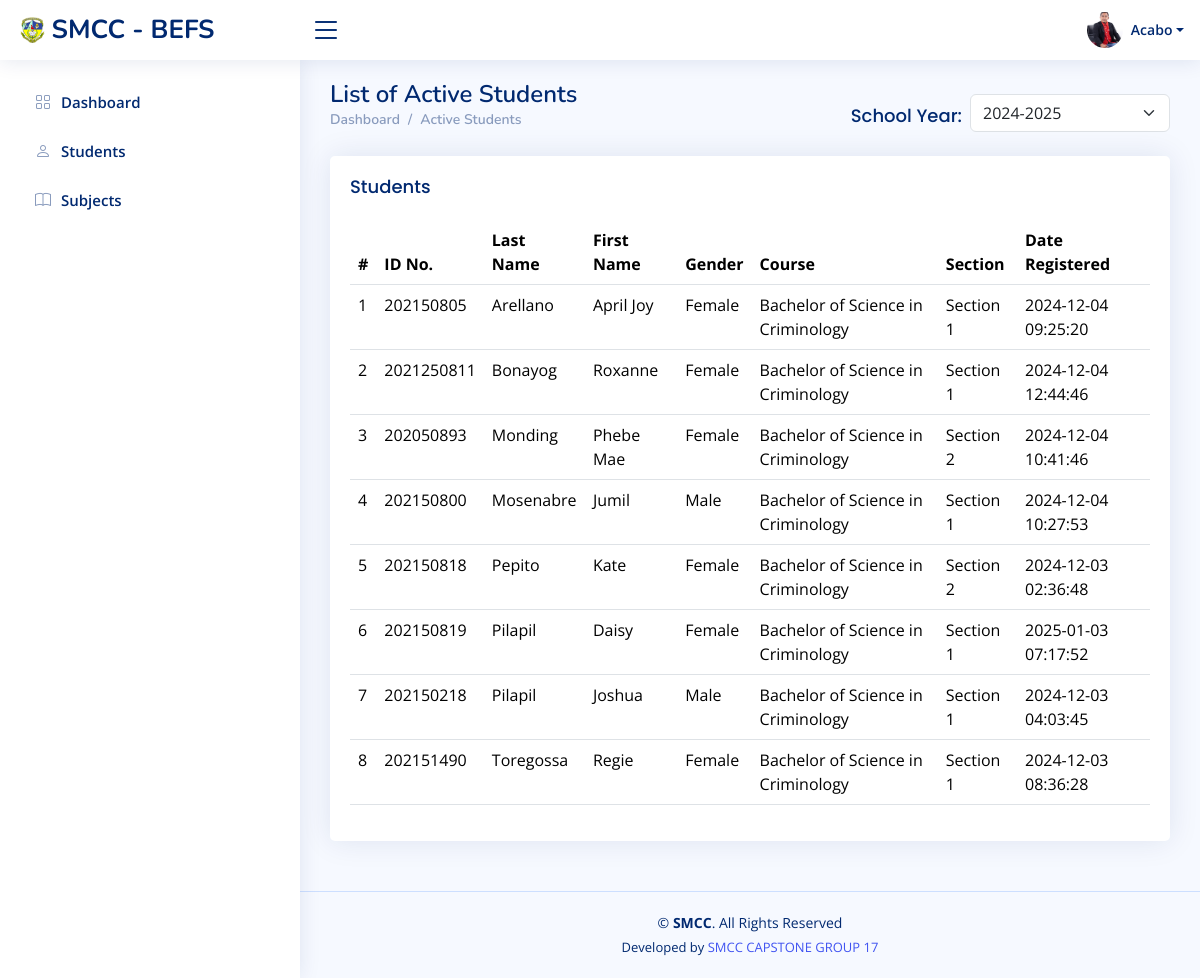
/reviewer/reviewer_students_active.php?user_id=2, run on the app's committed database.
### tables this page shows
CREATE TABLE `users` (
  `id` int(11) NOT NULL,
  `username` varchar(255) DEFAULT NULL,
  `password` varchar(255) DEFAULT NULL,
  `type` varchar(255) DEFAULT NULL,
  `status` varchar(255) DEFAULT NULL,
  `fname` varchar(255) DEFAULT NULL,
  `lname` varchar(255) DEFAULT NULL,
  `profile_image` varchar(255) DEFAULT NULL,
  `date_created` datetime DEFAULT NULL,
  `logged_in` varchar(255) DEFAULT NULL
);

CREATE TABLE `students` (
  `id` int(11) NOT NULL,
  `about` varchar(255) DEFAULT NULL,
  `lrn_num` varchar(255) DEFAULT NULL,
  `fname` varchar(255) DEFAULT NULL,
  `lname` varchar(255) DEFAULT NULL,
  `gender` varchar(10) DEFAULT NULL,
  `username` varchar(255) DEFAULT NULL,
  `password` varchar(255) DEFAULT NULL,
  `complete_address` varchar(255) DEFAULT NULL,
  `year_level_id` int(11) DEFAULT NULL,
  `course_id` int(11) DEFAULT NULL,
  `section_id` int(11) DEFAULT NULL,
  `school_year_id` int(11) DEFAULT NULL,
  `status` varchar(255) DEFAULT NULL,
  `date_registered` datetime DEFAULT NULL,
  `logged_in` varchar(255) DEFAULT NULL,
  `profile_image` varchar(255) DEFAULT NULL,
  `level` varchar(255) DEFAULT NULL
);

CREATE TABLE `course` (
  `id` int(11) NOT NULL,
  `description` varchar(255) DEFAULT NULL,
  `year_level_id` int(11) DEFAULT NULL,
  `school_year` varchar(255) DEFAULT NULL,
  `date_entry` datetime DEFAULT NULL,
  `status` varchar(255) DEFAULT NULL,
  `code_no` varchar(255) DEFAULT NULL
);

CREATE TABLE `section` (
  `id` int(11) NOT NULL,
  `user_id` int(11) DEFAULT NULL,
  `description` varchar(255) DEFAULT NULL,
  `date_entry` datetime DEFAULT NULL,
  `status` varchar(255) DEFAULT NULL
);

### reviewer/reviewer_students_active.php (the view, shortened to what this page needs)
<?php
include('../dbconnect.php');
$user_id = $_REQUEST['user_id'];
$current_sy_query = mysqli_query($conn, "SELECT id FROM school_year WHERE status = 'Current Set' LIMIT 1");
$current_school_year = mysqli_fetch_assoc($current_sy_query)['id'] ?? null;
$school_year = $_GET['school_year'] ?? $current_school_year;
$sql = "
    SELECT students.id AS stud_id, students.lrn_num, students.fname, students.lname,
           students.gender, students.date_registered, course.description AS course,
           section.description AS section, students.course_id AS c_id
    FROM students
    INNER JOIN course ON students.course_id = course.id
    INNER JOIN section ON students.section_id = section.id
    INNER JOIN faculty_course_school_year ON students.course_id = faculty_course_school_year.course_id
    WHERE students.status = 'Active' AND faculty_course_school_year.user_id = ?";
if (!empty($school_year)) {
    $sql .= " AND students.school_year_id = ?";
}
$sql .= " ORDER BY students.lname ASC";
$stmt = $conn->prepare($sql);
if (!empty($school_year)) {
    $stmt->bind_param("ii", $user_id, $school_year);
} else {
    $stmt->bind_param("i", $user_id);
}
$stmt->execute();
$result = $stmt->get_result();
$counter = 1;
?>
<!DOCTYPE html>
<html lang="en">
<head>
  <link href="../assets/vendor/bootstrap/css/bootstrap.min.css" rel="stylesheet">
  <link href="../assets/vendor/bootstrap-icons/bootstrap-icons.css" rel="stylesheet">
  <link href="../assets/vendor/boxicons/css/boxicons.min.css" rel="stylesheet">
  <link href="../assets/vendor/quill/quill.snow.css" rel="stylesheet">
  <link href="../assets/vendor/quill/quill.bubble.css" rel="stylesheet">
  <link href="../assets/vendor/remixicon/remixicon.css" rel="stylesheet">
  <link href="../assets/vendor/simple-datatables/style.css" rel="stylesheet">
  <link href="../assets/css/style.css" rel="stylesheet">
</head>
<body>
  <?php
    $query = mysqli_query($conn, "SELECT * FROM users WHERE id = '$user_id'") or die(mysqli_error());
    if($row = mysqli_fetch_array($query)) {
        $lname = $row['lname'];
        $lname = ucfirst(strtolower($lname));
    }
  ?>
  <?php include('reviewer_header.php'); ?>
  <?php include('reviewer_sidebar.php'); ?>
  <main id="main" class="main">
    <div class="pagetitle">
      <div class="d-flex justify-content-between align-items-center">
        <div>
          <h1>List of Active Students</h1>
          <nav>
            <ol class="breadcrumb">
              <li class="breadcrumb-item">
                <a href="reviewer_home.php?user_id=<?php echo $user_id; ?>">Dashboard</a>
              </li>
              <li class="breadcrumb-item">Active Students</li>
            </ol>
          </nav>
        </div>
        <div>
          <form method="GET" action="reviewer_students_active.php">
<div class="d-flex align-items-center justify-content-end">
  <label for="school_year_filter" class="card-title me-2">School Year:</label>
  <select class="form-select" style="width: 200px;" name="school_year" id="school_year_filter" onchange="this.form.submit()">
    <?php
      $sy_query = mysqli_query($conn, "SELECT id, description FROM school_year ORDER BY description ASC");
      while ($sy_row = mysqli_fetch_array($sy_query)) {
        $selected = $school_year == $sy_row['id'] ? 'selected' : '';
        echo "<option value='{$sy_row['id']}' $selected>{$sy_row['description']}</option>";
      }
    ?>
              </select>
            </div>
          </form>
        </div>
      </div>
    </div>
    <section class="section">
      <div class="row">
        <div class="col-lg-12">
          <div class="card">
            <div class="card-body">
              <h5 class="card-title">Students</h5>
              <table class="table datatable">
                <thead>
                  <tr>
                    <th>#</th>
                    <th>ID No.</th>
                    <th>Last Name</th>
                    <th>First Name</th>
                    <th>Gender</th>
                    <th>Course</th>
                    <th>Section</th>
                    <th>Date Registered</th>
                  </tr>
                </thead>
                <tbody>
                <?php
                  while ($row = $result->fetch_assoc()) {
                ?>
                  <tr>
                    <td><?php echo $counter++; ?></td>
                    <td><?= htmlspecialchars($row['lrn_num']) ?></td>
                    <td><?= htmlspecialchars($row['lname']) ?></td>
                    <td><?= htmlspecialchars($row['fname']) ?></td>
                    <td><?= htmlspecialchars($row['gender']) ?></td>
                    <td><?= htmlspecialchars($row['course']) ?></td>
                    <td><?= htmlspecialchars($row['section']) ?></td>
                    <td><?= htmlspecialchars($row['date_registered']) ?></td>
                  </tr>
                <?php
                  }
                ?>
                </tbody>
              </table>
            </div>
          </div>
        </div>
      </div>
    </section>
  </main>
  <?php include('../footer.php'); ?>
</body>
</html>

### reviewer/reviewer_header.php (shortened to what this page needs)
<header id="header" class="header fixed-top d-flex align-items-center">
    <div class="d-flex align-items-center justify-content-between">
        <a href="reviewer_home.php?user_id=<?php echo $user_id; ?>" class="logo d-flex align-items-center">
            <img src="../images/Smcc_logo.gif" alt="">
            <span class="d-none d-lg-block">SMCC - BEFS</span>
        </a>
        <i class="bi bi-list toggle-sidebar-btn"></i>
    </div>
    <nav class="header-nav ms-auto">
        <ul class="d-flex align-items-center">
            <li class="nav-item dropdown pe-3">
                <a class="nav-link nav-profile d-flex align-items-center pe-0" href="#" id="navbarDropdown" data-bs-toggle="dropdown" aria-expanded="false">
                    <?php
                    $profile_image = !empty($row['profile_image']) ? $row['profile_image'] : '../assets/img/profile-img2.jpg';
                    ?>
                    <img src="<?php echo $profile_image; ?>" alt="Profile" class="rounded-circle">
                    <span class="d-none d-md-block dropdown-toggle ps-2"><?php echo $lname; ?></span>
                </a>
            </li>
        </ul>
    </nav>
</header>

### assets/css/style.css (style rules this page uses)
:root { scroll-behavior: smooth; }
body { font-family: "Open Sans", sans-serif; background: #f6f9ff; color: #444444; }
a { color: #4154f1; text-decoration: none; }
h1, h2, h3, h4, h5, h6 { font-family: "Nunito", sans-serif; }
#main { margin-top: 60px; padding: 20px 30px; transition: all 0.3s; }
.pagetitle { margin-bottom: 10px; }
.pagetitle h1 { font-size: 24px; margin-bottom: 0; font-weight: 600; color: #012970; }
.card { margin-bottom: 30px; border: none; border-radius: 5px; box-shadow: 0px 0 30px rgba(1, 41, 112, 0.1); }
.card-title { padding: 20px 0 15px 0; font-size: 18px; font-weight: 500; color: #012970; font-family: "Poppins", sans-serif; }
.card-body { padding: 0 20px 20px 20px; }
.breadcrumb { font-size: 14px; font-family: "Nunito", sans-serif; color: #899bbd; font-weight: 600; }
.breadcrumb a { color: #899bbd; transition: 0.3s; }
.breadcrumb .breadcrumb-item::before { color: #899bbd; }
.logo { line-height: 1; }
@media (min-width: 1200px) { .logo { width: 280px; } }
.logo img { max-height: 26px; margin-right: 6px; }
.logo span { font-size: 26px; font-weight: 700; color: #012970; font-family: "Nunito", sans-serif; }
.header { transition: all 0.5s; z-index: 997; height: 60px; box-shadow: 0px 2px 20px rgba(1, 41, 112, 0.1); background-color: #fff; padding-left: 20px; }
.header .toggle-sidebar-btn { font-size: 32px; padding-left: 10px; cursor: pointer; color: #012970; }
.header-nav ul { list-style: none; }
.header-nav>ul { margin: 0; padding: 0; }
.header-nav .nav-profile { color: #012970; }
.header-nav .nav-profile img { max-height: 36px; }
.header-nav .nav-profile span { font-size: 14px; font-weight: 600; }
@media (min-width: 1200px) { #main, #footer { margin-left: 300px; } }

### data on the page
users: profile_image (picture), lname "Acabo"
students: lrn_num "202150805", lname "Arellano", fname "April Joy", gender "Female", course.description "Bachelor of Science in Criminology", section.description "Section 1", date_registered "2024-12-04 09:25:20"
students: lrn_num "2021250811", lname "Bonayog", fname "Roxanne", gender "Female", course.description "Bachelor of Science in Criminology", section.description "Section 1", date_registered "2024-12-04 12:44:46"
students: lrn_num "202050893", lname "Monding", fname "Phebe Mae", gender "Female", course.description "Bachelor of Science in Criminology", section.description "Section 2", date_registered "2024-12-04 10:41:46"
students: lrn_num "202150800", lname "Mosenabre", fname "Jumil", gender "Male", course.description "Bachelor of Science in Criminology", section.description "Section 1", date_registered "2024-12-04 10:27:53"
students: lrn_num "202150818", lname "Pepito", fname "Kate", gender "Female", course.description "Bachelor of Science in Criminology", section.description "Section 2", date_registered "2024-12-03 02:36:48"
students: lrn_num "202150819", lname "Pilapil", fname "Daisy", gender "Female", course.description "Bachelor of Science in Criminology", section.description "Section 1", date_registered "2025-01-03 07:17:52"
students: lrn_num "202150218", lname "Pilapil", fname "Joshua", gender "Male", course.description "Bachelor of Science in Criminology", section.description "Section 1", date_registered "2024-12-03 04:03:45"
students: lrn_num "202151490", lname "Toregossa", fname "Regie", gender "Female", course.description "Bachelor of Science in Criminology", section.description "Section 1", date_registered "2024-12-03 08:36:28"

### other printed values
form field school_year "2024-2025"
